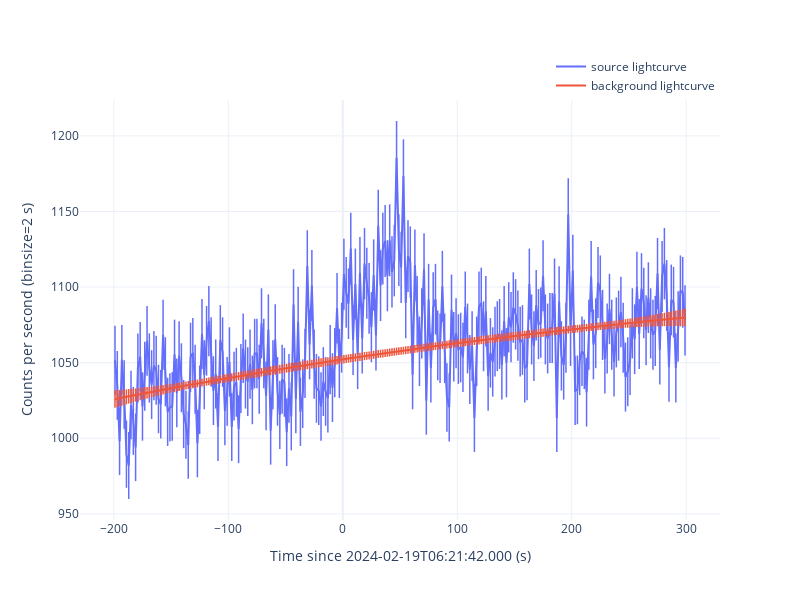

Notebook cell for this chart:
### Code cell
print(msg_format('extract light curve for n9'))

gbm_tte.lc_binsize = 2
gbm_tte.extract_curve(savepath='./n9/curve', show=True)

### Figure 1 — Plotly figure (JSON) as saved in the notebook; plotly's stock layout.template omitted (floating-point values rounded to 4 significant figures; data arrays with more than 128 entries replaced by an {"elided": "..."} marker saying what was removed)
{"data": [{"error_y": {"array": {"elided": "250 float values"}, "thickness": 1.5, "type": "data", "width": 0}, "marker": {"size": 0, "symbol": "cross-thin"}, "mode": "lines+markers", "name": "source lightcurve", "showlegend": true, "type": "scatter", "x": {"elided": "250 int values"}, "y": {"elided": "250 float values"}}, {"error_y": {"array": {"elided": "250 float values"}, "thickness": 1.5, "type": "data", "width": 0}, "marker": {"size": 0, "symbol": "cross-thin"}, "mode": "lines+markers", "name": "background lightcurve", "showlegend": true, "type": "scatter", "x": {"elided": "250 int values"}, "y": {"elided": "250 float values"}}], "layout": {"height": 600, "legend": {"x": 1, "xanchor": "right", "y": 1, "yanchor": "bottom"}, "width": 800, "xaxis": {"title": {"text": "Time since 2024-02-19T06:21:42.000 (s)"}}, "yaxis": {"title": {"text": "Counts per second (binsize=2 s)"}}}}
